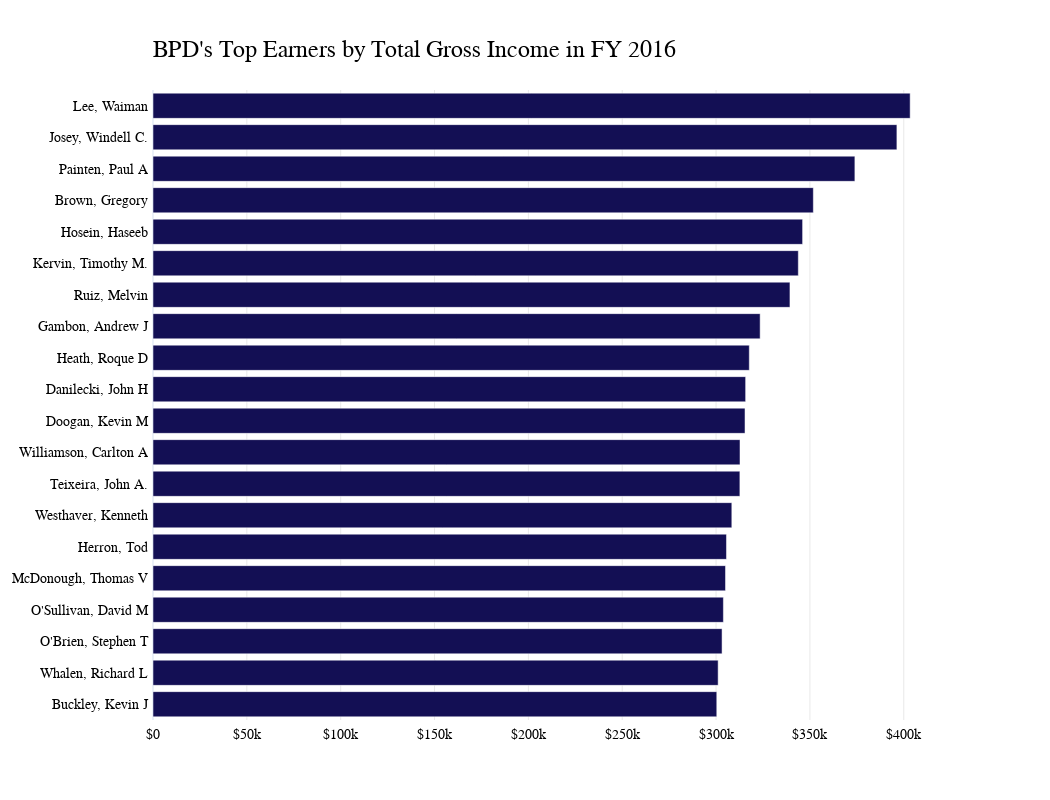

The cell this chart's notebook holds for it:
### Code cell
fig = px.bar(top16_20, x='TOTAL EARNINGS', y='NAME', color='NAME', orientation='h', title='<b>2016 Top Earners<b>', color_discrete_sequence=['#130F54'])
fig.update_layout(xaxis_title='', yaxis_title='')
# remove the namme roll on the right side of the plot
fig.update_layout(showlegend=False)
fig.update_layout(font_family="GT America Bold")
# change the frount of thing other than title to GT-America-Standard-regular


# increase the hight of the plot
fig.update_layout(height=600)

# make the background color to be transparent 
fig.update_layout(plot_bgcolor='rgba(0,0,0,0)')
fig.update_xaxes(showgrid=True, gridwidth=0.5, gridcolor='LightGray')
fig.update_layout(showlegend=False)

# Aesthetic customizations
fig.update_layout(
    plot_bgcolor='rgba(0,0,0,0)',
    font_family="GT America",
    font_color="black",
    font_size=14,
    xaxis_title=None,
    yaxis_title=None,
    xaxis_tickprefix = '$',
    margin=dict(
        l=100,
        r=100,
        b=80,
        t=90,
        pad=4
    ),
    height=800,
    width=1050
)

# Customize title!
fig.update_layout(
    title=go.layout.Title(
        text="BPD's Top Earners by Total Gross Income in FY 2016",
        xref="paper",
        x=0,
        y=.95,
        font_family="GT America Bold",
        font_size=24
    )
)

fig.show()

### Figure 1 — Plotly figure (JSON) as saved in the notebook; plotly's stock layout.template omitted (floating-point values rounded to 4 significant figures)
{"data": [{"alignmentgroup": "True", "hovertemplate": "NAME=%{y}<br>TOTAL EARNINGS=%{x}<extra></extra>", "legendgroup": "Lee, Waiman", "marker": {"color": "#130F54", "pattern": {"shape": ""}}, "name": "Lee, Waiman", "offsetgroup": "Lee, Waiman", "orientation": "h", "showlegend": true, "textposition": "auto", "type": "bar", "x": [403400.0], "xaxis": "x", "y": ["Lee, Waiman"], "yaxis": "y"}, {"alignmentgroup": "True", "hovertemplate": "NAME=%{y}<br>TOTAL EARNINGS=%{x}<extra></extra>", "legendgroup": "Josey, Windell C.", "marker": {"color": "#130F54", "pattern": {"shape": ""}}, "name": "Josey, Windell C.", "offsetgroup": "Josey, Windell C.", "orientation": "h", "showlegend": true, "textposition": "auto", "type": "bar", "x": [396300.0], "xaxis": "x", "y": ["Josey, Windell C."], "yaxis": "y"}, {"alignmentgroup": "True", "hovertemplate": "NAME=%{y}<br>TOTAL EARNINGS=%{x}<extra></extra>", "legendgroup": "Painten, Paul A", "marker": {"color": "#130F54", "pattern": {"shape": ""}}, "name": "Painten, Paul A", "offsetgroup": "Painten, Paul A", "orientation": "h", "showlegend": true, "textposition": "auto", "type": "bar", "x": [374000.0], "xaxis": "x", "y": ["Painten, Paul A"], "yaxis": "y"}, {"alignmentgroup": "True", "hovertemplate": "NAME=%{y}<br>TOTAL EARNINGS=%{x}<extra></extra>", "legendgroup": "Brown, Gregory", "marker": {"color": "#130F54", "pattern": {"shape": ""}}, "name": "Brown, Gregory", "offsetgroup": "Brown, Gregory", "orientation": "h", "showlegend": true, "textposition": "auto", "type": "bar", "x": [351800.0], "xaxis": "x", "y": ["Brown, Gregory"], "yaxis": "y"}, {"alignmentgroup": "True", "hovertemplate": "NAME=%{y}<br>TOTAL EARNINGS=%{x}<extra></extra>", "legendgroup": "Hosein, Haseeb", "marker": {"color": "#130F54", "pattern": {"shape": ""}}, "name": "Hosein, Haseeb", "offsetgroup": "Hosein, Haseeb", "orientation": "h", "showlegend": true, "textposition": "auto", "type": "bar", "x": [346100.0], "xaxis": "x", "y": ["Hosein, Haseeb"], "yaxis": "y"}, {"alignmentgroup": "True", "hovertemplate": "NAME=%{y}<br>TOTAL EARNINGS=%{x}<extra></extra>", "legendgroup": "Kervin, Timothy M.", "marker": {"color": "#130F54", "pattern": {"shape": ""}}, "name": "Kervin, Timothy M.", "offsetgroup": "Kervin, Timothy M.", "orientation": "h", "showlegend": true, "textposition": "auto", "type": "bar", "x": [343800.0], "xaxis": "x", "y": ["Kervin, Timothy M."], "yaxis": "y"}, {"alignmentgroup": "True", "hovertemplate": "NAME=%{y}<br>TOTAL EARNINGS=%{x}<extra></extra>", "legendgroup": "Ruiz, Melvin", "marker": {"color": "#130F54", "pattern": {"shape": ""}}, "name": "Ruiz, Melvin", "offsetgroup": "Ruiz, Melvin", "orientation": "h", "showlegend": true, "textposition": "auto", "type": "bar", "x": [339400.0], "xaxis": "x", "y": ["Ruiz, Melvin"], "yaxis": "y"}, {"alignmentgroup": "True", "hovertemplate": "NAME=%{y}<br>TOTAL EARNINGS=%{x}<extra></extra>", "legendgroup": "Gambon, Andrew J", "marker": {"color": "#130F54", "pattern": {"shape": ""}}, "name": "Gambon, Andrew J", "offsetgroup": "Gambon, Andrew J", "orientation": "h", "showlegend": true, "textposition": "auto", "type": "bar", "x": [323500.0], "xaxis": "x", "y": ["Gambon, Andrew J"], "yaxis": "y"}, {"alignmentgroup": "True", "hovertemplate": "NAME=%{y}<br>TOTAL EARNINGS=%{x}<extra></extra>", "legendgroup": "Heath, Roque D", "marker": {"color": "#130F54", "pattern": {"shape": ""}}, "name": "Heath, Roque D", "offsetgroup": "Heath, Roque D", "orientation": "h", "showlegend": true, "textposition": "auto", "type": "bar", "x": [317700.0], "xaxis": "x", "y": ["Heath, Roque D"], "yaxis": "y"}, {"alignmentgroup": "True", "hovertemplate": "NAME=%{y}<br>TOTAL EARNINGS=%{x}<extra></extra>", "legendgroup": "Danilecki, John H", "marker": {"color": "#130F54", "pattern": {"shape": ""}}, "name": "Danilecki, John H", "offsetgroup": "Danilecki, John H", "orientation": "h", "showlegend": true, "textposition": "auto", "type": "bar", "x": [315800.0], "xaxis": "x", "y": ["Danilecki, John H"], "yaxis": "y"}, {"alignmentgroup": "True", "hovertemplate": "NAME=%{y}<br>TOTAL EARNINGS=%{x}<extra></extra>", "legendgroup": "Doogan, Kevin M", "marker": {"color": "#130F54", "pattern": {"shape": ""}}, "name": "Doogan, Kevin M", "offsetgroup": "Doogan, Kevin M", "orientation": "h", "showlegend": true, "textposition": "auto", "type": "bar", "x": [315400.0], "xaxis": "x", "y": ["Doogan, Kevin M"], "yaxis": "y"}, {"alignmentgroup": "True", "hovertemplate": "NAME=%{y}<br>TOTAL EARNINGS=%{x}<extra></extra>", "legendgroup": "Williamson, Carlton A", "marker": {"color": "#130F54", "pattern": {"shape": ""}}, "name": "Williamson, Carlton A", "offsetgroup": "Williamson, Carlton A", "orientation": "h", "showlegend": true, "textposition": "auto", "type": "bar", "x": [312800.0], "xaxis": "x", "y": ["Williamson, Carlton A"], "yaxis": "y"}, {"alignmentgroup": "True", "hovertemplate": "NAME=%{y}<br>TOTAL EARNINGS=%{x}<extra></extra>", "legendgroup": "Teixeira, John A.", "marker": {"color": "#130F54", "pattern": {"shape": ""}}, "name": "Teixeira, John A.", "offsetgroup": "Teixeira, John A.", "orientation": "h", "showlegend": true, "textposition": "auto", "type": "bar", "x": [312700.0], "xaxis": "x", "y": ["Teixeira, John A."], "yaxis": "y"}, {"alignmentgroup": "True", "hovertemplate": "NAME=%{y}<br>TOTAL EARNINGS=%{x}<extra></extra>", "legendgroup": "Westhaver, Kenneth", "marker": {"color": "#130F54", "pattern": {"shape": ""}}, "name": "Westhaver, Kenneth", "offsetgroup": "Westhaver, Kenneth", "orientation": "h", "showlegend": true, "textposition": "auto", "type": "bar", "x": [308400.0], "xaxis": "x", "y": ["Westhaver, Kenneth"], "yaxis": "y"}, {"alignmentgroup": "True", "hovertemplate": "NAME=%{y}<br>TOTAL EARNINGS=%{x}<extra></extra>", "legendgroup": "Herron, Tod", "marker": {"color": "#130F54", "pattern": {"shape": ""}}, "name": "Herron, Tod", "offsetgroup": "Herron, Tod", "orientation": "h", "showlegend": true, "textposition": "auto", "type": "bar", "x": [305500.0], "xaxis": "x", "y": ["Herron, Tod"], "yaxis": "y"}, {"alignmentgroup": "True", "hovertemplate": "NAME=%{y}<br>TOTAL EARNINGS=%{x}<extra></extra>", "legendgroup": "McDonough, Thomas V", "marker": {"color": "#130F54", "pattern": {"shape": ""}}, "name": "McDonough, Thomas V", "offsetgroup": "McDonough, Thomas V", "orientation": "h", "showlegend": true, "textposition": "auto", "type": "bar", "x": [305000.0], "xaxis": "x", "y": ["McDonough, Thomas V"], "yaxis": "y"}, {"alignmentgroup": "True", "hovertemplate": "NAME=%{y}<br>TOTAL EARNINGS=%{x}<extra></extra>", "legendgroup": "O'Sullivan, David M", "marker": {"color": "#130F54", "pattern": {"shape": ""}}, "name": "O'Sullivan, David M", "offsetgroup": "O'Sullivan, David M", "orientation": "h", "showlegend": true, "textposition": "auto", "type": "bar", "x": [303900.0], "xaxis": "x", "y": ["O'Sullivan, David M"], "yaxis": "y"}, {"alignmentgroup": "True", "hovertemplate": "NAME=%{y}<br>TOTAL EARNINGS=%{x}<extra></extra>", "legendgroup": "O'Brien, Stephen T", "marker": {"color": "#130F54", "pattern": {"shape": ""}}, "name": "O'Brien, Stephen T", "offsetgroup": "O'Brien, Stephen T", "orientation": "h", "showlegend": true, "textposition": "auto", "type": "bar", "x": [303200.0], "xaxis": "x", "y": ["O'Brien, Stephen T"], "yaxis": "y"}, {"alignmentgroup": "True", "hovertemplate": "NAME=%{y}<br>TOTAL EARNINGS=%{x}<extra></extra>", "legendgroup": "Whalen, Richard L", "marker": {"color": "#130F54", "pattern": {"shape": ""}}, "name": "Whalen, Richard L", "offsetgroup": "Whalen, Richard L", "orientation": "h", "showlegend": true, "textposition": "auto", "type": "bar", "x": [301100.0], "xaxis": "x", "y": ["Whalen, Richard L"], "yaxis": "y"}, {"alignmentgroup": "True", "hovertemplate": "NAME=%{y}<br>TOTAL EARNINGS=%{x}<extra></extra>", "legendgroup": "Buckley, Kevin J", "marker": {"color": "#130F54", "pattern": {"shape": ""}}, "name": "Buckley, Kevin J", "offsetgroup": "Buckley, Kevin J", "orientation": "h", "showlegend": true, "textposition": "auto", "type": "bar", "x": [300400.0], "xaxis": "x", "y": ["Buckley, Kevin J"], "yaxis": "y"}], "layout": {"barmode": "relative", "font": {"color": "black", "family": "GT America", "size": 14}, "height": 800, "legend": {"title": {"text": "NAME"}, "tracegroupgap": 0}, "margin": {"b": 80, "l": 100, "pad": 4, "r": 100, "t": 90}, "plot_bgcolor": "rgba(0,0,0,0)", "showlegend": false, "title": {"font": {"family": "GT America Bold", "size": 24}, "text": "BPD's Top Earners by Total Gross Income in FY 2016", "x": 0, "xref": "paper", "y": 0.95}, "width": 1050, "xaxis": {"anchor": "y", "domain": [0, 1], "gridcolor": "LightGray", "gridwidth": 0.5, "showgrid": true, "tickprefix": "$", "title": {}}, "yaxis": {"anchor": "x", "categoryarray": ["Buckley, Kevin J", "Whalen, Richard L", "O'Brien, Stephen T", "O'Sullivan, David M", "McDonough, Thomas V", "Herron, Tod", "Westhaver, Kenneth", "Teixeira, John A.", "Williamson, Carlton A", "Doogan, Kevin M", "Danilecki, John H", "Heath, Roque D", "Gambon, Andrew J", "Ruiz, Melvin", "Kervin, Timothy M.", "Hosein, Haseeb", "Brown, Gregory", "Painten, Paul A", "Josey, Windell C.", "Lee, Waiman"], "categoryorder": "array", "domain": [0, 1], "title": {}}}}
